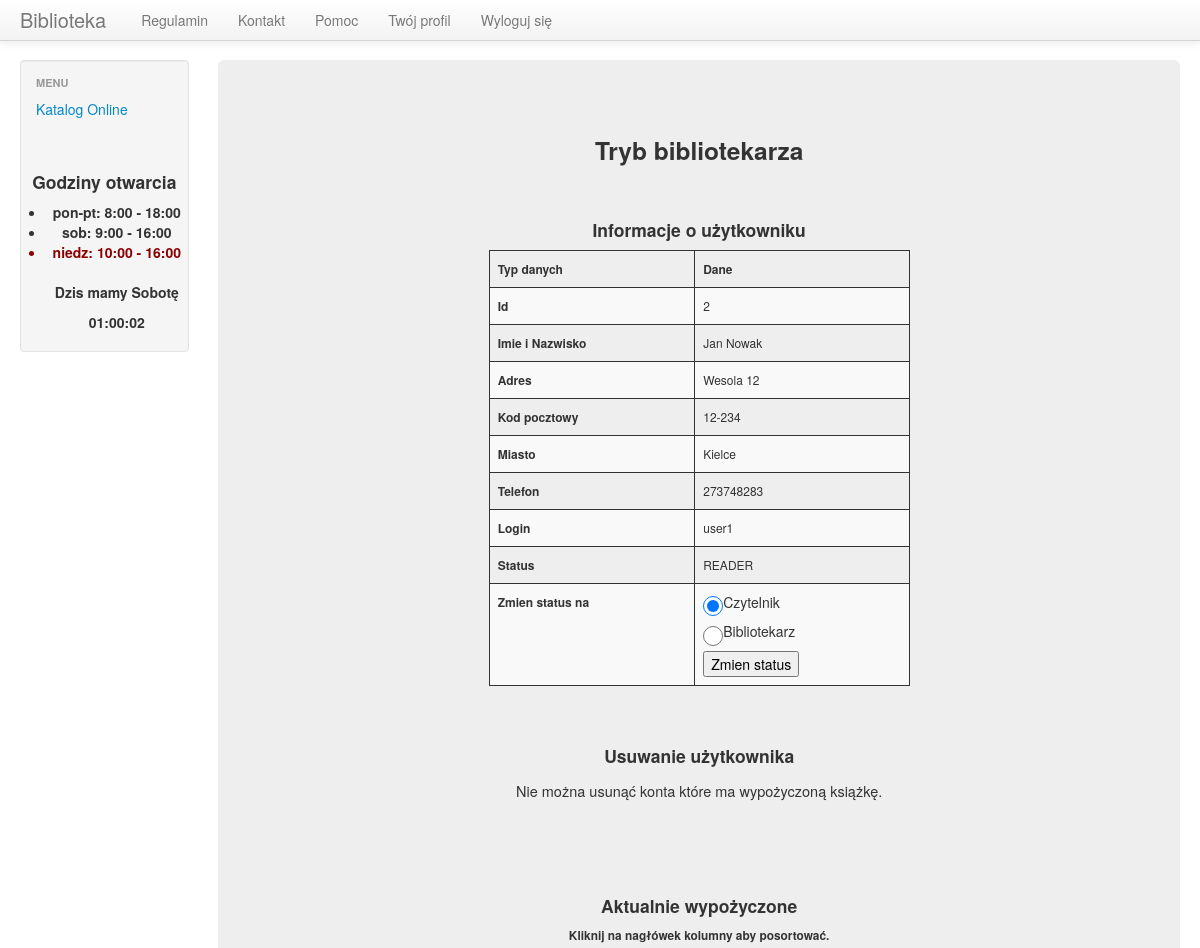
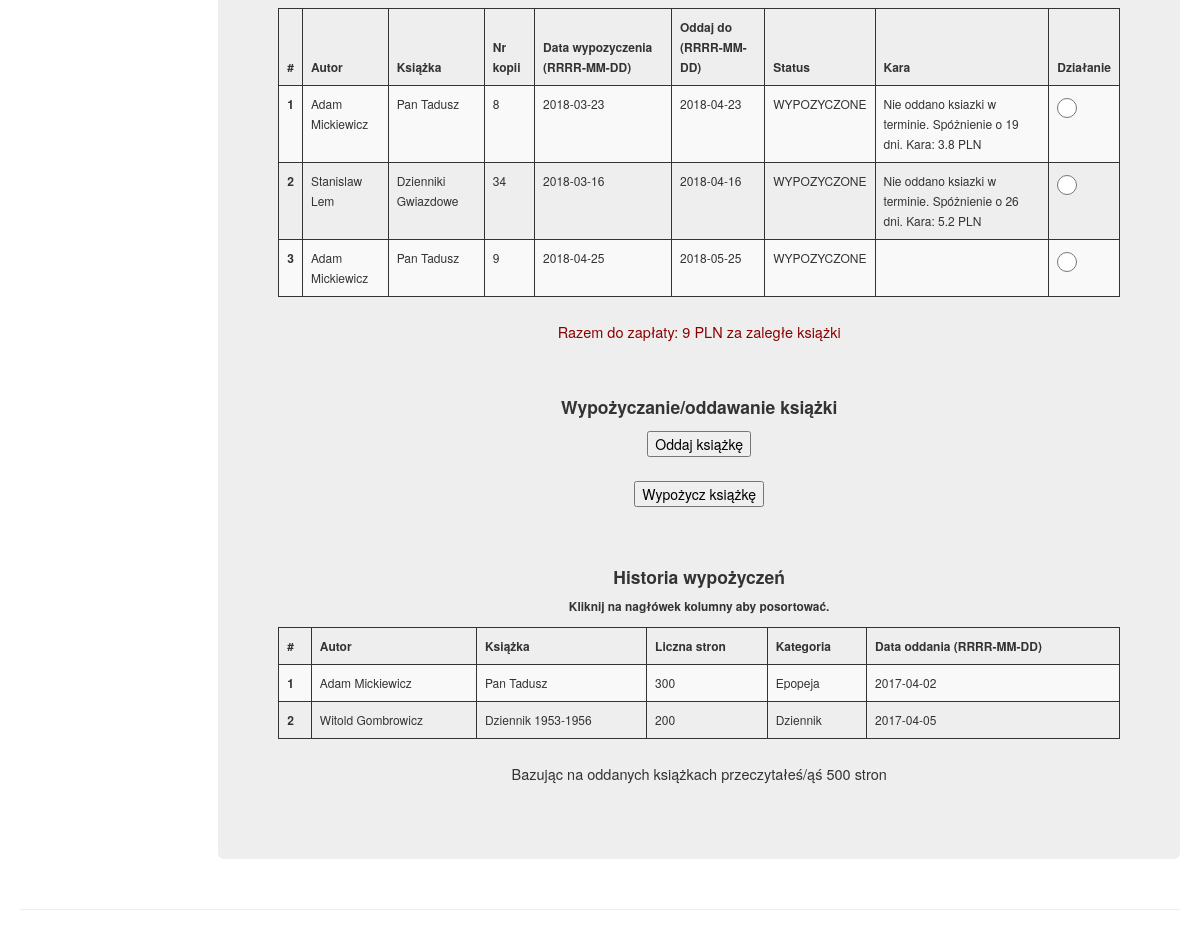
/lib_manage_users_menu_page_result.php?user_id=2 (signed in), run on the app's committed database (2 pictures, top to bottom).
### tables this page shows
CREATE TABLE `user` (
  `id` int(11) NOT NULL,
  `user` varchar(100) NOT NULL,
  `pass` varchar(500) NOT NULL,
  `view` varchar(100) NOT NULL,
  `name` varchar(100) NOT NULL,
  `surname` varchar(200) NOT NULL,
  `address` varchar(200) NOT NULL,
  `post_code` varchar(6) NOT NULL,
  `city` varchar(100) NOT NULL,
  `phone` varchar(29) NOT NULL
);

CREATE TABLE `borrowings` (
  `id` int(11) NOT NULL,
  `copy_id` int(11) NOT NULL,
  `user_id` int(11) NOT NULL,
  `borrow_date` date NOT NULL,
  `give_date` date NOT NULL,
  `book_id` int(11) NOT NULL
);

CREATE TABLE `book` (
  `id` int(11) NOT NULL,
  `isbn` varchar(50) NOT NULL,
  `title` varchar(400) NOT NULL,
  `author` varchar(400) NOT NULL,
  `pages` int(11) NOT NULL,
  `publish_year` date NOT NULL,
  `category` varchar(200) NOT NULL,
  `book_descript` varchar(5000) NOT NULL,
  `img_link` varchar(5000) NOT NULL
);

CREATE TABLE `copy` (
  `id` int(11) NOT NULL,
  `book_id` int(11) NOT NULL,
  `status` varchar(100) NOT NULL
);

CREATE TABLE `borrowings_history` (
  `id` int(11) NOT NULL,
  `book_id` int(11) NOT NULL,
  `user_id` int(11) NOT NULL,
  `give_date` date NOT NULL
);

### lib_manage_users_menu_page_result.php (the view, shortened to what this page needs)
<?php
include("/templ_scripts/before_content_template.php");
$user_id = htmlspecialchars($_GET['user_id']);
$borrowins_query = "SELECT borrowings.id, borrowings.copy_id, borrowings.book_id, borrowings.user_id, book.author, book.title, borrowings.borrow_date, borrowings.give_date, copy.status
          FROM borrowings
          INNER JOIN copy ON borrowings.copy_id=copy.id
          INNER JOIN book ON borrowings.book_id=book.id
          WHERE borrowings.user_id=".$user_id."";
$query_history = "SELECT book.author, book.title, book.pages, book.category, borrowings_history.give_date FROM borrowings_history
                  INNER JOIN book ON borrowings_history.book_id=book.id
                  WHERE borrowings_history.user_id=".$user_id."";
$user_info_query = "SELECT name, surname, address, post_code, city, phone, id, user, view
          FROM user
          WHERE id = {$user_id}";
$user_info_result = mysql_query($user_info_query);
$cost_per_day = 0.2;
$to_pay=0.0;
echo '
        <div class="span10">
            <div class="hero-unit text-center">
                <h3>Tryb bibliotekarza</h3>
                <br>
                <h4>Informacje o użytkowniku</h4>
          <form action="lib_manage_users_menu_page_change_status.php" method="POST" onsubmit="return confirm_dialog()">
        <div class="user_info_table">
          <table class="table table-striped" >
            <thead>
            <tr>
                <th>Typ danych</th>
                <th>Dane</th>
            </tr>
            </thead>
';
            while($user_info_row = mysql_fetch_row($user_info_result))
            {
echo '
              <tr>
                <td><b>Id<b></td>
          			<td>'.$user_info_row[6].' </td>
          		</tr>
          		<tr>
                <td><b>Imie i Nazwisko<b></td>
          			<td>'.$user_info_row[0].' '.$user_info_row[1].' </td>
          		</tr>
          		<tr>
                <td><b>Adres<b></td>
          			<td>'.$user_info_row[2].' </td>
          		</tr>
          		<tr>
                <td><b>Kod pocztowy<b></td>
          			<td>'.$user_info_row[3].' </td>
          		</tr>
          		<tr>
                <td><b>Miasto<b></td>
          			<td>'.$user_info_row[4].' </td>
          		</tr>
          		<tr>
                <td><b>Telefon<b></td>
          			<td>'.$user_info_row[5].' </td>
          		</tr>
              <tr>
                <td><b>Login<b></td>
                <td>'.$user_info_row[7].' </td>
              </tr>
              <tr>
                <td><b>Status<b></td>
          			<td>'.$user_info_row[8].' </td>
          		</tr>
          		<tr>
                <td><b>Zmien status na<b></td>
';
            if ($user_info_row[6]=="1") {
              echo '<td>
                      Nie mozna zmienić statusu użytkownika o id=1
                    </td>';
            }
            else
            {
              echo'<td>
                    <label><input type="radio" name="user_status" value="READER" checked="">Czytelnik</label>
                    <label><input type="radio" name="user_status" value="LIBRARIAN">Bibliotekarz</label>
                    <input type="submit" value="Zmien status">
                  </td>';
            }
echo '
          		</tr>
              </tbody>
              </table>
            </div>
            </form>
';
            };
echo'
            <br>
            <h4>Usuwanie użytkownika</h4>
';
          $borrow_counter = mysql_query($borrowins_query);
          echo '<form action="lib_manage_delete_user_result.php" method="POST" onsubmit="return confirm_dialog()">';
          if (mysql_num_rows($borrow_counter)>0) {
            echo "<p>Nie można usunąć konta które ma wypożyczoną książkę.</p>";
          }
          elseif(mysql_num_rows($borrow_counter)==0){
              echo '<input type="submit" value="Usuń użytkownika">';
          }
          echo '</form>';
echo '
              <br>
              <br>
                <h4>Aktualnie wypożyczone</h4>
                <h6>Kliknij na nagłówek kolumny aby posortować.</h6>
                <form action="lib_manage_users_menu_page_give_copy.php" method="POST" onsubmit="return confirm_dialog()">
                    <table class="table table-striped sortable text-center">
                        <thead>
                        <tr>
                            <th scope="col">#</th>
                            <th scope="col">Autor</th>
                            <th scope="col">Książka</th>
                            <th scope="col">Nr kopii</th>
                            <th scope="col">Data wypozyczenia (RRRR-MM-DD)</th>
                            <th scope="col">Oddaj do (RRRR-MM-DD)</th>
                            <th scope="col">Status</th>
                            <th scope="col">Kara</th>
                            <th scope="col">Działanie</th>
                        </tr>
                        </thead>
                        <tbody>
';
                $row_nr=0;
                $result = mysql_query($borrowins_query);
                $borrowed_books_counter = mysql_num_rows($result);
                if(!$result) echo 'BLAD zapytania ksiazek z bazy!';
                  else
                  {
                        while($row = mysql_fetch_row($result))
                        {
                          $row_nr++;
                          echo '<tr>';
                          echo '<th scope="row">'.$row_nr.'</th>';
                          echo '<td>'.$row[4].'</td>';
                          echo '<td>'.$row[5].'</td>';
                          echo '<td>'.$row[1].'</td>';
                          echo '<td>'.$row[6].'</td>';
                          echo '<td>'.$row[7].'</td>';
                          echo '<td>'.$row[8].'</td>';
                          $today = strtotime(date('Y-m-d', strtotime('now')));
                          $give_date = strtotime(date('Y-m-d', strtotime($row[7])));
                          $secs = $give_date - $today;
                          $days = abs($secs / 86400);
                          if($give_date >= $today ){
                            echo '<td></td>';
                          }
                          else {
                            $to_pay += $days*$cost_per_day;
                            echo '<td>Nie oddano ksiazki w terminie. Spóżnienie o '.$days.' dni. Kara: '.$days*$cost_per_day.' PLN</td>';
                          }
                          echo '<td>
                                  <label><input type="radio" name="copy_id" value="'.$row[1].'" required=""></label>
                                </td>';
                        };
                  }
echo '
                      </tbody>
                    </table>
                    <p id="to_pay">Razem do zapłaty: '.$to_pay.' PLN za zaległe książki</p>
                    <br>
                    <h4>Wypożyczanie/oddawanie książki</h4>
';
                  if($borrowed_books_counter>0)
                  {
                    echo '<input type="submit" value="Oddaj książkę">';
                  }
echo '
                </form>
                <form action="lib_manage_users_menu_page_borrow_copy.php" method="POST">
                  <input type="submit" value="Wypożycz książkę">
                </form>
                    <br>
                    <h4>Historia wypożyczeń</h4>
                    <h6>Kliknij na nagłówek kolumny aby posortować.</h6>
                        <table class="table table-striped sortable text-center">
                            <thead>
                            <tr>
                                <th scope="col">#</th>
                                <th scope="col">Autor</th>
                                <th scope="col">Książka</th>
                                <th scope="col">Liczna stron</th>
                                <th scope="col">Kategoria</th>
                                <th scope="col">Data oddania (RRRR-MM-DD)</th>
                            </tr>
                            </thead>
                            <tbody>
    ';
                        $row_nr=0;
                        $pages_counter = 0;
                        $result = mysql_query($query_history);
                        if(!$result) echo 'BLAD zapytania historii ksiazek z bazy!';
                          else
                          {
                                while($row = mysql_fetch_row($result))
                                {
                                  $row_nr++;
                                  echo '<tr>';
                                  echo '<th scope="row">'.$row_nr.'</th>';
                                  echo '<td>'.$row[0].'</td>';
                                  echo '<td>'.$row[1].'</td>';
                                  echo '<td>'.$row[2].'</td>'; $pages_counter+=$row[2];
                                  echo '<td>'.$row[3].'</td>';
                                  echo '<td>'.$row[4].'</td>';
                                };
                          }
    echo '
                            </tbody>
                        </table>
                        <p>Bazując na oddanych książkach przeczytałeś/ąś '.$pages_counter.' stron<p>
                </div>
            </div>
    ';
include("/templ_scripts/after_content_template.php");
?>

### scripts/style.css (style rules this page uses)
body { padding-top: 60px; padding-bottom: 40px; }
h1, h2, h3, h4, h5, h6 { text-align: center; }
#to_pay { color: darkred; }
table,th,td,tr { border: 1px solid; }
.user_info_table { padding-left: 25%; width: 50%; }
input[type=radio] { width: 20px; height: 20px; }
thead { font-size: 12px; font-weight: bolder; }
tbody { font-size: 12px; }
.hero-unit { font-size: 14.5px; }

### data on the page
user: id "2", name "Jan", surname "Nowak", address "Wesola 12", post_code "12-234", city "Kielce", phone "273748283", user "user1", view "READER"
borrowings: book.author "Adam Mickiewicz", book.title "Pan Tadusz", copy "8", borrow_date "2018-03-23", give_date "2018-04-23", copy.status "WYPOZYCZONE", give_date "19", $days*$cost_per_day "3.8"
borrowings: book.author "Stanislaw Lem", book.title "Dzienniki Gwiazdowe", copy "34", borrow_date "2018-03-16", give_date "2018-04-16", copy.status "WYPOZYCZONE", give_date "26", $days*$cost_per_day "5.2"
borrowings: book.author "Adam Mickiewicz", book.title "Pan Tadusz", copy "9", borrow_date "2018-04-25", give_date "2018-05-25", copy.status "WYPOZYCZONE"
borrowings_history: book.author "Adam Mickiewicz", book.title "Pan Tadusz", book.pages "300", book.category "Epopeja", give_date "2017-04-02"
borrowings_history: book.author "Witold Gombrowicz", book.title "Dziennik 1953-1956", book.pages "200", book.category "Dziennik", give_date "2017-04-05"

### other printed values
$to_pay "9"
$pages_counter "500"
